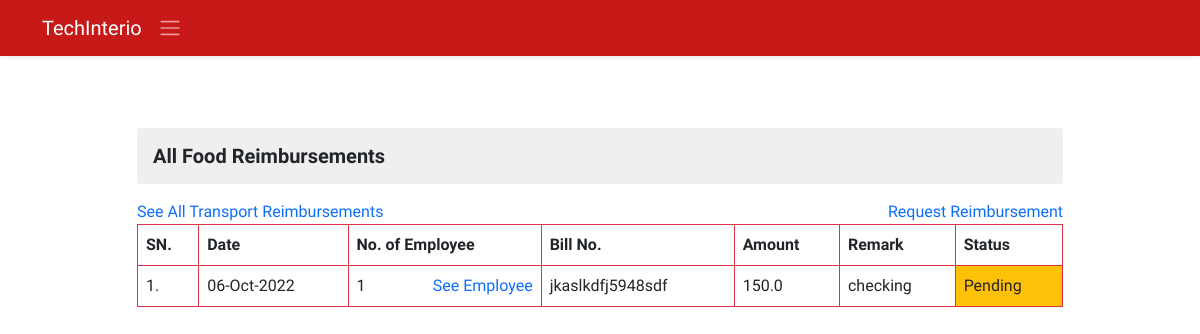
Before: /ems/reimbursement-food-all (signed in) with the older database file.
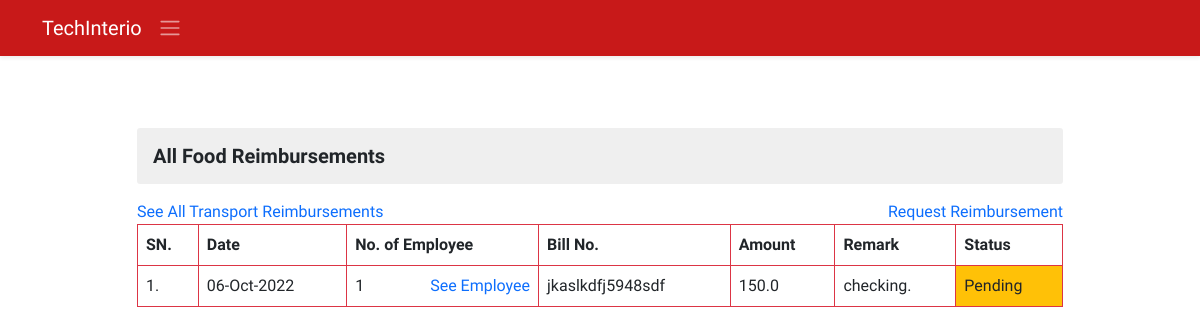
After: the same page with the newer database file.
### ems/models.py (models this page shows, shortened)
class ReimbursementFood(models.Model):
    employee=models.ForeignKey(Employee, on_delete=models.CASCADE)
    number_of_employee=models.IntegerField()
    amount=models.FloatField()
    date=models.DateField()
    bill_number=models.CharField(max_length=100)
    status=models.CharField(max_length=30, default='pending')
    remark=models.CharField(max_length=150, null=True, blank=True)
    created_at=models.DateTimeField(auto_now_add=True)
    updated_at=models.DateTimeField(auto_now=True)

### ems/views.py (the view)
# urls.py: path('reimbursement-food-all',reimbursementFoodAll,name='reimbursement-food-all'),
@login_required()
def reimbursementFoodAll(request):
    context = {}
    try:
        if not request.user.is_superuser:
            profile_obj = Employee.objects.get(user=request.user)
            context['profile'] = profile_obj
            reimbursement_foods = ReimbursementFood.objects.filter(
                employee=profile_obj).order_by('-id')
            context['reimbursement_foods'] = reimbursement_foods
    except Exception as e:
        print('All Reimbursement Exception : ', e)
    return render(request, 'ems/reimbursement_all_food.html', context)

### ems/models.py (called while the page is built)
    @property
    def imageURL(self):
        try:
            url=self.avtar.url
        except:
            url=''
        return url

### ems/templates/ems/reimbursement_all_food.html (shortened to what this page needs)
{% extends './base.html' %}
{% block body %}
<section class="py-5">
    <div class="container">
        <div class="row d-flex align-itmes-center justify-content-center">
            <div class="col-10">
                <h3 class="derpartment-title my-3 ">All Food Reimbursements</h3>
                <a href="{% url 'ems:reimbursement-transport-all' %}">See All Transport Reimbursements</a>
                <a href="{% url 'ems:reimbursement' %}" class="float-end">Request Reimbursement</a>
                <table class="table table-bordered border-danger">
                    <tr>
                        <th>SN.</th>
                        <th>Date</th>
                        <th>No. of Employee</th>
                        <th>Bill No.</th>
                        <th>Amount</th>
                        <th>Remark</th>
                        <th>Status</th>
                    </tr>
                    {% for item in reimbursement_foods %}
                    <tr>
                      <td>{{forloop.counter}}.</td>
                      <td>{{item.date | date:'d-M-Y'}}</td>
                      <td>{{item.number_of_employee | title}} <a href="{% url 'ems:reimbursement-see-employee' item.id %}" class="float-end">See Employee</a></td>
                      <td>{{item.bill_number}}</td>
                      <td>{{item.amount}}</td>
                      <td>{{item.remark}}</td>
                      {% if item.status == 'pending' %}
                      <td class="bg-warning">{{item.status | title}}</td>
                      {% elif item.status == 'accepted' %}
                      <td class="bg-success text-light">{{item.status | title}}</td>
                      {% elif item.status == 'rejected' %}
                      <td class="bg-danger">{{item.status | title}}</td>
                      {% endif %}
                    </tr>
                    {% endfor %}
                  </table>
            </div>
        </div>
    </div>
</section>
{% endblock body %}

Changed rows visible on the page:
changed ReimbursementFood "jkaslkdfj5948sdf": remark "checking" → "checking."
